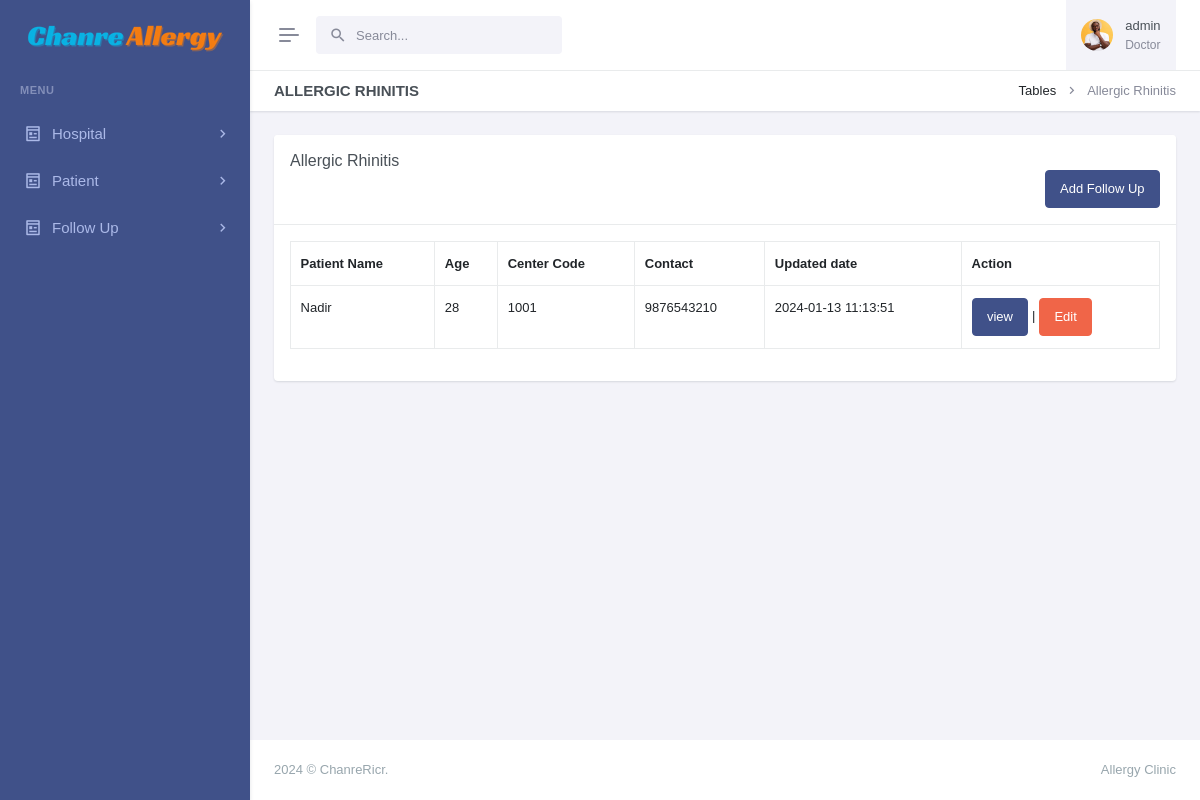
/view-ar-followup.php?pid=13235 (signed in), run on the app's committed database.
### tables this page shows
CREATE TABLE `patients` (
  `id` int(11) NOT NULL,
  `patient_name` varchar(255) NOT NULL,
  `patient_id` varchar(50) DEFAULT NULL,
  `age` int(11) DEFAULT NULL,
  `sex` varchar(25) DEFAULT NULL,
  `physician` varchar(255) DEFAULT NULL,
  `address` varchar(255) DEFAULT NULL,
  `mobile` varchar(15) DEFAULT NULL,
  `email` varchar(255) DEFAULT NULL,
  `updatedBy` varchar(255) DEFAULT NULL,
  `centerName` varchar(255) DEFAULT NULL,
  `centerCode` varchar(10) DEFAULT NULL,
  `createdAt` timestamp NOT NULL DEFAULT current_timestamp()
);

CREATE TABLE `tbl_allergic_rhinitis` (
  `id` int(11) NOT NULL,
  `sneezing` int(11) DEFAULT NULL,
  `rnose` int(11) DEFAULT NULL,
  `congestion` int(11) DEFAULT NULL,
  `itchynose` int(11) DEFAULT NULL,
  `pns` int(11) DEFAULT NULL,
  `tns` int(11) DEFAULT NULL,
  `eyesymptoms` int(11) DEFAULT NULL,
  `throatsymptoms` int(11) DEFAULT NULL,
  `chronic` int(11) DEFAULT NULL,
  `earsymptoms` int(11) DEFAULT NULL,
  `headache` int(11) DEFAULT NULL,
  `mental` int(11) DEFAULT NULL,
  `tnns` int(11) DEFAULT NULL,
  `quality` text DEFAULT NULL,
  `nnsymptoms` text DEFAULT NULL,
  `medicationns` text DEFAULT NULL,
  `antihistamine` text DEFAULT NULL,
  `othermedication` text DEFAULT NULL,
  `weight` int(11) DEFAULT NULL,
  `pulse` int(11) DEFAULT NULL,
  `bp` int(11) DEFAULT NULL,
  `rr` int(11) DEFAULT NULL,
  `temp` int(11) DEFAULT NULL,
  `spo` int(11) DEFAULT NULL,
  `ent` text DEFAULT NULL,
  `cns` text DEFAULT NULL,
  `cvs` text DEFAULT NULL,
  `rs` text DEFAULT NULL,
  `pa` text DEFAULT NULL,
  `drugadverse` text DEFAULT NULL,
  `drugcomp` text DEFAULT NULL,
  `advise` text DEFAULT NULL,
  `centerCode` varchar(55) NOT NULL,
  `centerName` varchar(255) NOT NULL,
  `patient_id` varchar(55) NOT NULL,
  `updatedBy` text NOT NULL,
  `createdAt` timestamp NOT NULL DEFAULT current_timestamp()
);

### view-ar-followup.php (the view, shortened to what this page needs)
<?php
include('layout/config.php');
if (strlen($_SESSION['login']) == 0) {
    header('location:index.php');
} else {
    $postid = intval($_GET['pid']);
    ?>
<!doctype html>
<html lang="en" data-layout="vertical" data-topbar="light" data-sidebar="dark" data-sidebar-size="lg"
    data-sidebar-image="none" data-preloader="disable">
<head>
    <link rel="stylesheet" href="https://cdn.datatables.net/1.11.5/css/dataTables.bootstrap5.min.css" />
    <link rel="stylesheet" href="https://cdn.datatables.net/responsive/2.2.9/css/responsive.bootstrap.min.css" />
    <link rel="stylesheet" href="https://cdn.datatables.net/buttons/2.2.2/css/buttons.dataTables.min.css">
    <link href="assets/css/bootstrap.min.css" rel="stylesheet" type="text/css" />
    <link href="assets/css/icons.min.css" rel="stylesheet" type="text/css" />
    <link href="assets/css/app.min.css" rel="stylesheet" type="text/css" />
    <link href="assets/css/custom.min.css" rel="stylesheet" type="text/css" />
</head>
<body>
    <div id="layout-wrapper">
        <?php include('admin/header.php') ?>
        <?php include('admin/leftsidebar.php') ?>
        <div class="main-content">
            <div class="page-content">
                <div class="container-fluid">
                    <div class="row">
                        <div class="col-12">
                            <div class="page-title-box d-sm-flex align-items-center justify-content-between">
                                <h4 class="mb-sm-0">Allergic Rhinitis</h4>
                                <div class="page-title-right">
                                    <ol class="breadcrumb m-0">
                                        <li class="breadcrumb-item"><a href="javascript: void(0);">Tables</a></li>
                                        <li class="breadcrumb-item active">Allergic Rhinitis</li>
                                    </ol>
                                </div>
                            </div>
                        </div>
                    </div>
                    <div class="row">
                        <div class="col-lg-12">
                            <div class="card">
                                <div class="card-header">
                                    <h5 class="card-title mb-0">Allergic Rhinitis</h5>
                                    <a href="allergic-rhinitis.php?pid=<?php echo $postid; ?>" style="float:right"
                                        class="btn btn-primary">Add Follow Up</a>
                                </div>
                                <div class="card-body">
                                    <div class="table-responsive">
                                        <table id="buttons-datatables" class="display table table-bordered"
                                            style="width:100%">
                                            <thead>
                                                <tr>
                                                    <th>Patient Name</th>
                                                    <th>Age</th>
                                                    <th>Center Code</th>
                                                    <th>Contact</th>
                                                    <th>Updated date</th>
                                                    <th>Action</th>
                                                </tr>
                                            </thead>
                                            <tbody>
                                                <?php
                                                    $sid = intval($_GET['pid']);
                                                    $users = $_SESSION['adminName'];
                                                    $myquery = mysqli_query($conn, "SELECT *
                                                    FROM patients INNER JOIN tbl_allergic_rhinitis ON patients.patient_id = tbl_allergic_rhinitis.patient_id Where tbl_allergic_rhinitis.updatedBy = '$users' AND tbl_allergic_rhinitis.patient_id = '$sid'");
                                                    while ($row = mysqli_fetch_array($myquery)) {
                                                        ?>
                                                <tr>
                                                    <td>
                                                        <?php echo htmlentities($row['patient_name']) ?>
                                                    </td>
                                                    <td>
                                                        <?php echo htmlentities($row['age']) ?>
                                                    </td>
                                                    <td>
                                                        <?php echo htmlentities($row['centerCode']) ?>
                                                    </td>
                                                    <td>
                                                        <?php echo htmlentities($row['mobile']) ?>
                                                    </td>
                                                    <td>
                                                        <?php echo htmlentities($row['createdAt']) ?>
                                                    </td>
                                                    <td>
                                                        <a href="view-allergic-followup.php?pid=<?php echo htmlentities($row['id']); ?>"
                                                            class="btn btn-primary">view</a>
                                                        |
                                                        <a class="btn btn-danger"
                                                            href="edit-allergic-followup.php?pid=<?php echo htmlentities($row['id']) ?>">
                                                            Edit</a>
                                                    </td>
                                                </tr>
                                                <?php } ?>
                                        </table>
                                    </div>
                                </div>
                            </div>
                        </div>
                    </div>
                </div>
            </div>
            <?php include('admin/footer.php'); ?>
        </div>
    </div>
</body>
</html>
<?php } ?>

### data on the page
patients: patient_name "Nadir", age "28", tbl_allergic_rhinitis.centerCode "1001", mobile "9876543210", tbl_allergic_rhinitis.createdAt "2024-01-13 11:13:51"

### other printed values
$_SESSION['adminName'] "admin"
